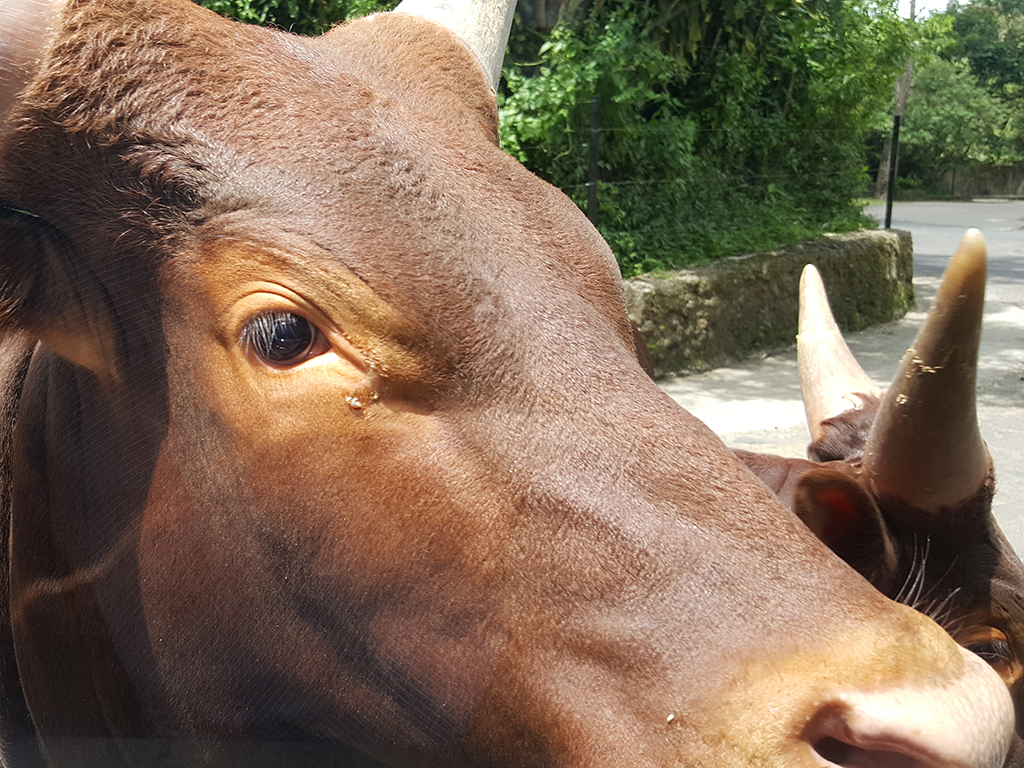
#> input picture images/ani1.jpg, 1024 x 768 px
$ python adaptive_threshold.py --image ../images/ani1.jpg
#> lines starting #> are read from the running program, lines starting #| are printed output that depends on the picture; after the words box and inside, x2 and y2 are one past the last pixel; in counts of white or black regions, pixels touching at a corner belong together
import argparse
import cv2
from matplotlib import pyplot as plt

if __name__ == "__main__" :
	# 명령행 인자 처리
	ap = argparse.ArgumentParser()
	ap.add_argument('-i', '--image', required = True, \
			help = 'Path to the input image')
	args = vars(ap.parse_args())

	filename = args['image']

	# OpenCV를 사용하여 영상 데이터 로딩
	image = cv2.imread(filename)
#> image is the input picture: shape (768, 1024, 3); mean B, G, R 87.3, 107.5, 128.3

	# 그레이스케일 영상으로 변환하고 노이즈 제거
	image = cv2.cvtColor(image, cv2.COLOR_BGR2GRAY)
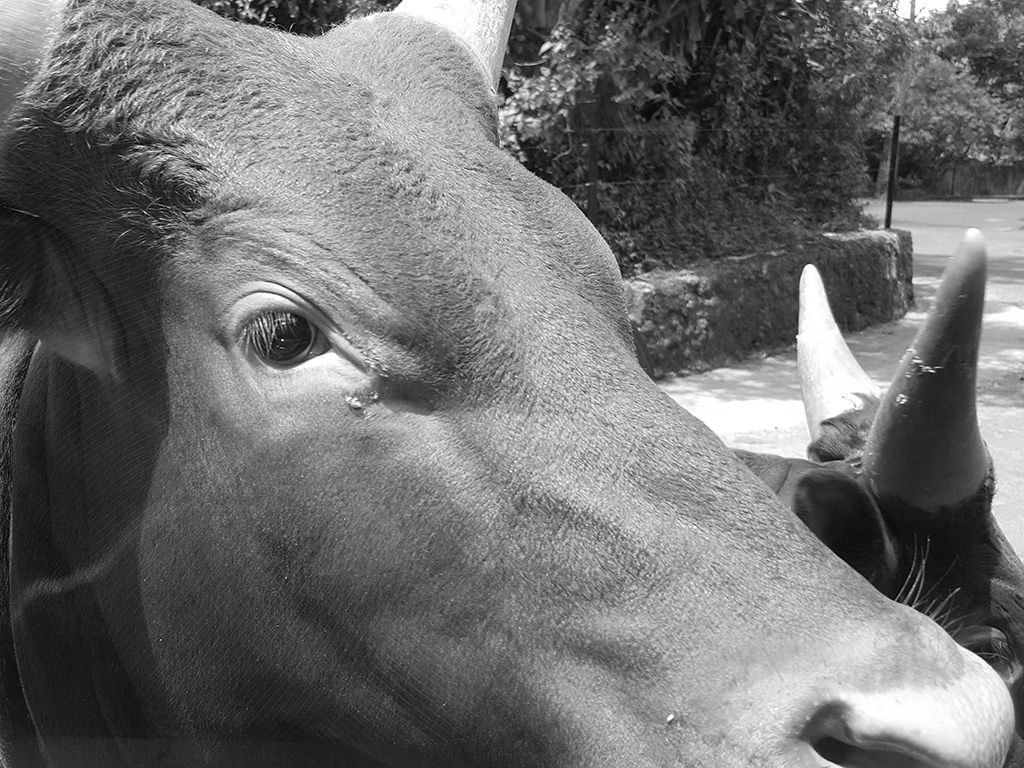
#> image: shape (768, 1024); min 0, max 255, mean 111.4
	image = cv2.medianBlur(image, 5)

	th, dst1 = cv2.threshold(image, 127, 255, \
	 cv2.THRESH_BINARY+cv2.THRESH_OTSU)
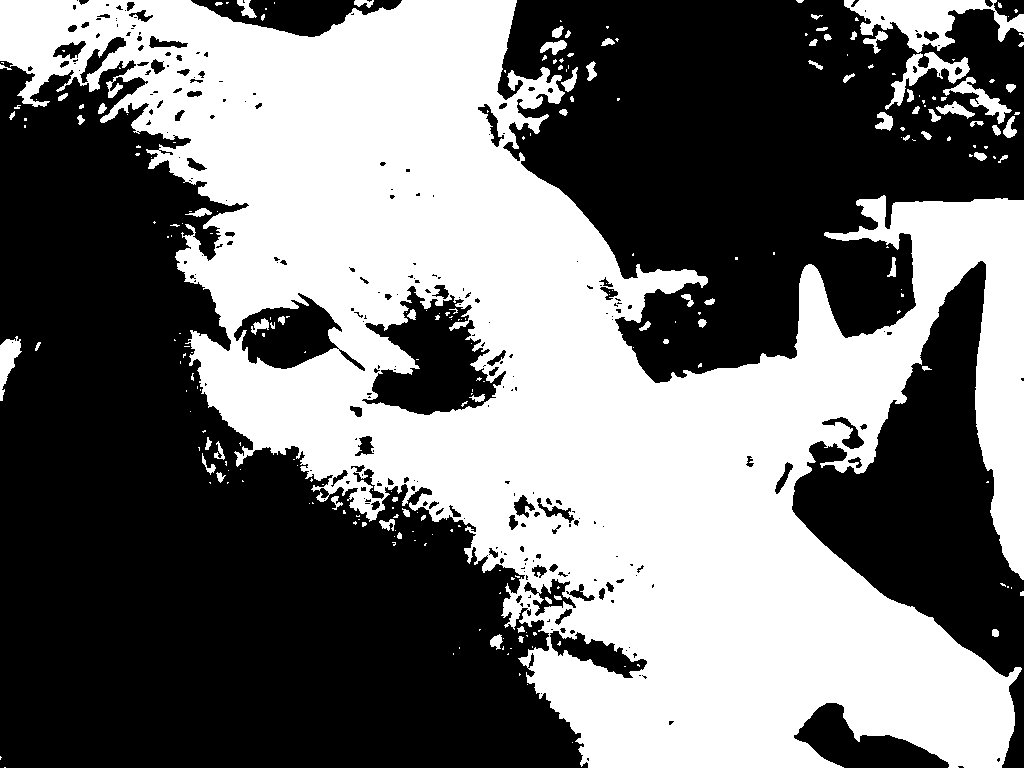
#> dst1: shape (768, 1024); 45.3% white; 250 white regions (175 under 20 px), largest, box (x1, y1, x2, y2) and area: (0, 0, 1024, 768) 343235, (844, 0, 1024, 53) 4309, (885, 52, 970, 110) 1304
#> th = 116
	dst2 = cv2.adaptiveThreshold(image, 255, \
		cv2.ADAPTIVE_THRESH_MEAN_C, cv2.THRESH_BINARY, 11, 2)
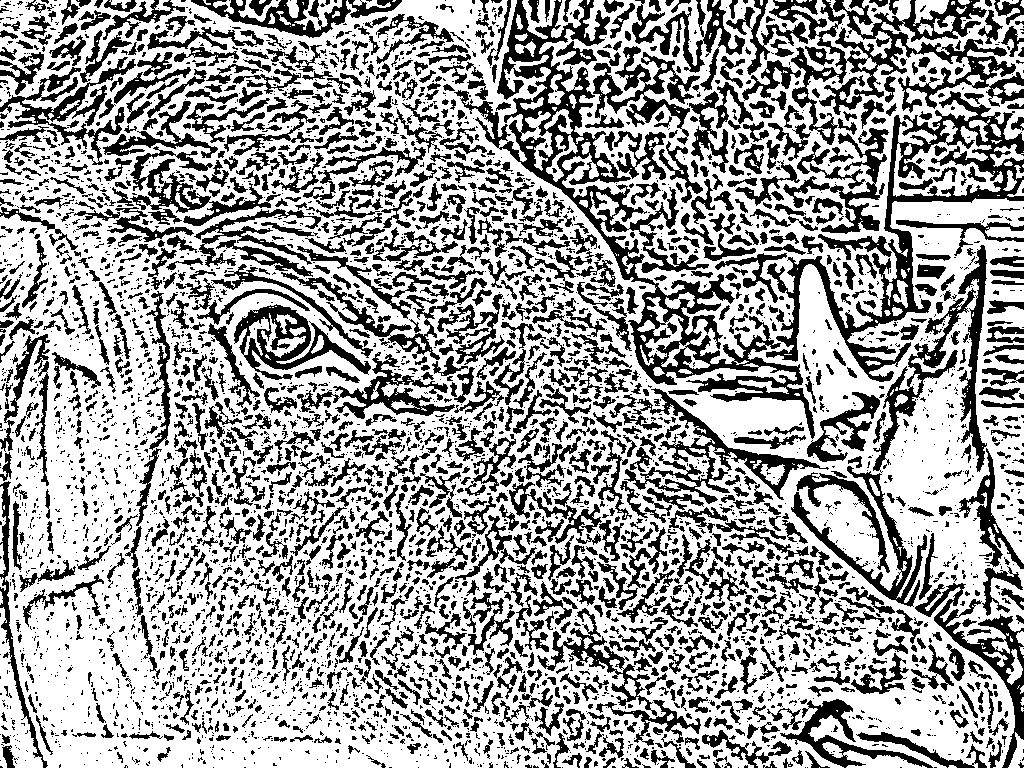
#> dst2: shape (768, 1024); 63.6% white; 4667 black regions (2998 under 20 px), largest, box (x1, y1, x2, y2) and area: (454, 0, 815, 439) 19755, (766, 91, 1024, 382) 11033, (769, 0, 1024, 145) 9859
	dst3 = cv2.adaptiveThreshold(image, 255, \
		cv2.ADAPTIVE_THRESH_GAUSSIAN_C, cv2.THRESH_BINARY, 11, 2)
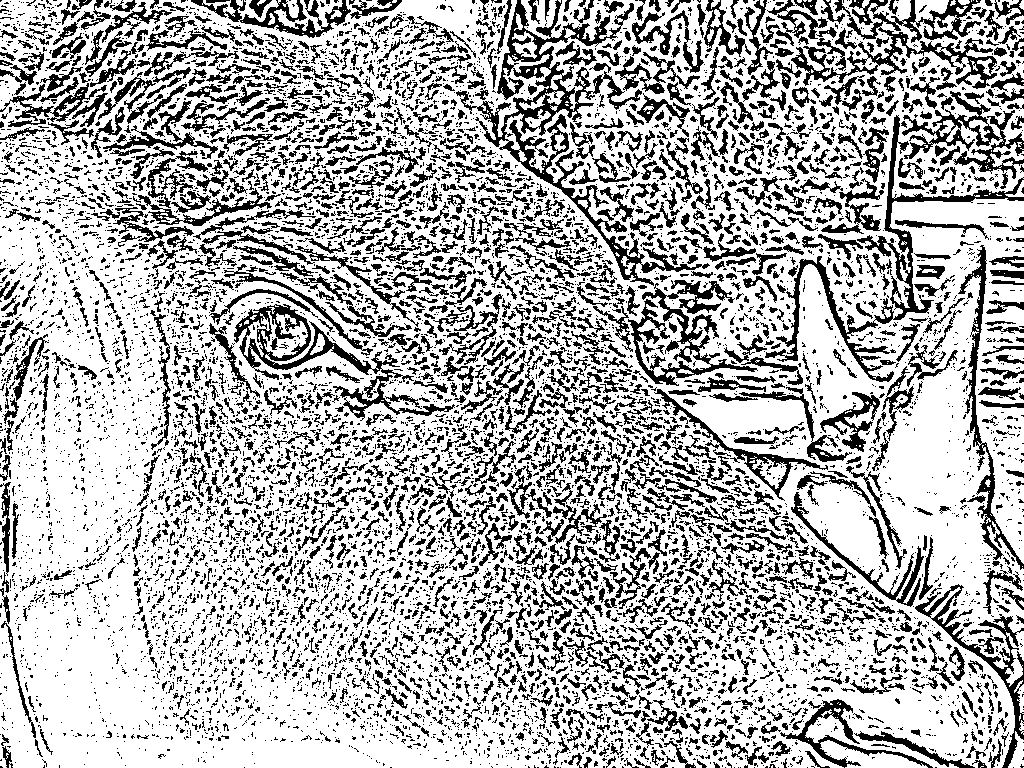
#> dst3: shape (768, 1024); 70.4% white; 9240 black regions (7096 under 20 px), largest, box (x1, y1, x2, y2) and area: (456, 0, 710, 286) 9158, (765, 115, 1024, 382) 5233, (791, 0, 997, 89) 4872

	titles = ['image', 'Global Thresh', 'Adaptive Mean Thresh', \
	 'Adaptive Gaussian Thresh']
	images = [image, dst1, dst2, dst3]

	for i in range(4):
		plt.subplot(2, 2, i+1), plt.imshow(images[i], 'gray')
		plt.title(titles[i])
		plt.xticks([]),plt.yticks([])

	plt.show()

$ run again, on images/ani3.jpg
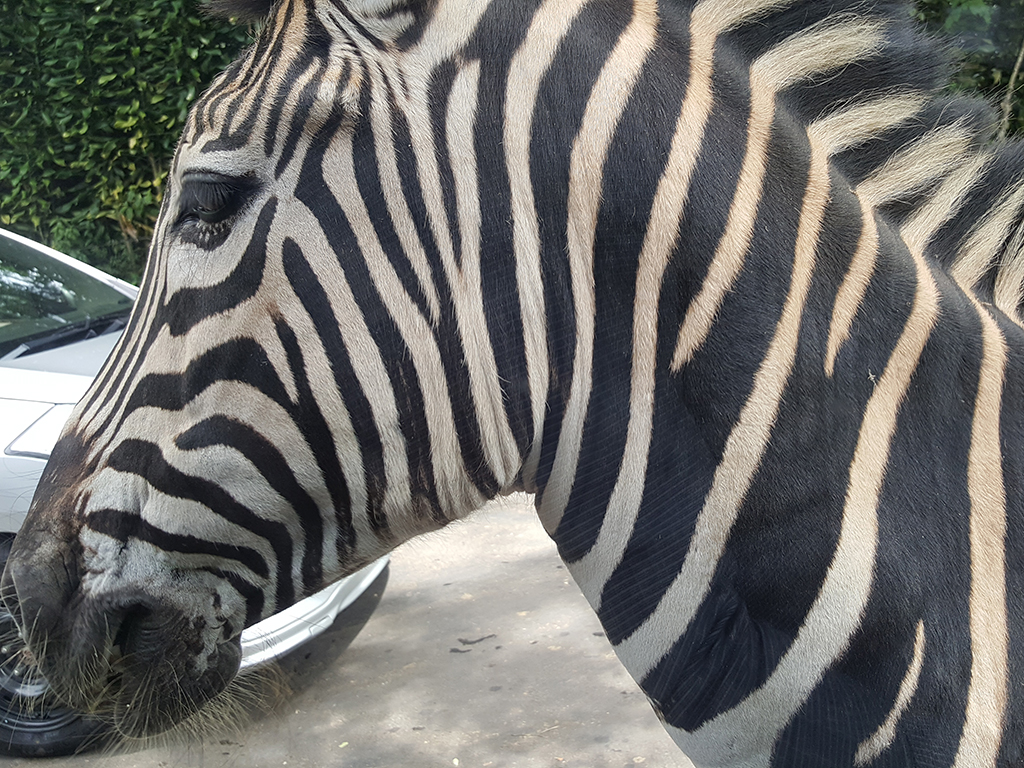
#> input picture images/ani3.jpg, 1024 x 768 px
#> image is the input picture: shape (768, 1024, 3); mean B, G, R 108.6, 111.4, 111.8
#> `th, dst1 = cv2.threshold(image, 127, 255, \ cv2.THRESH_BINARY+cv2.THRE..`:
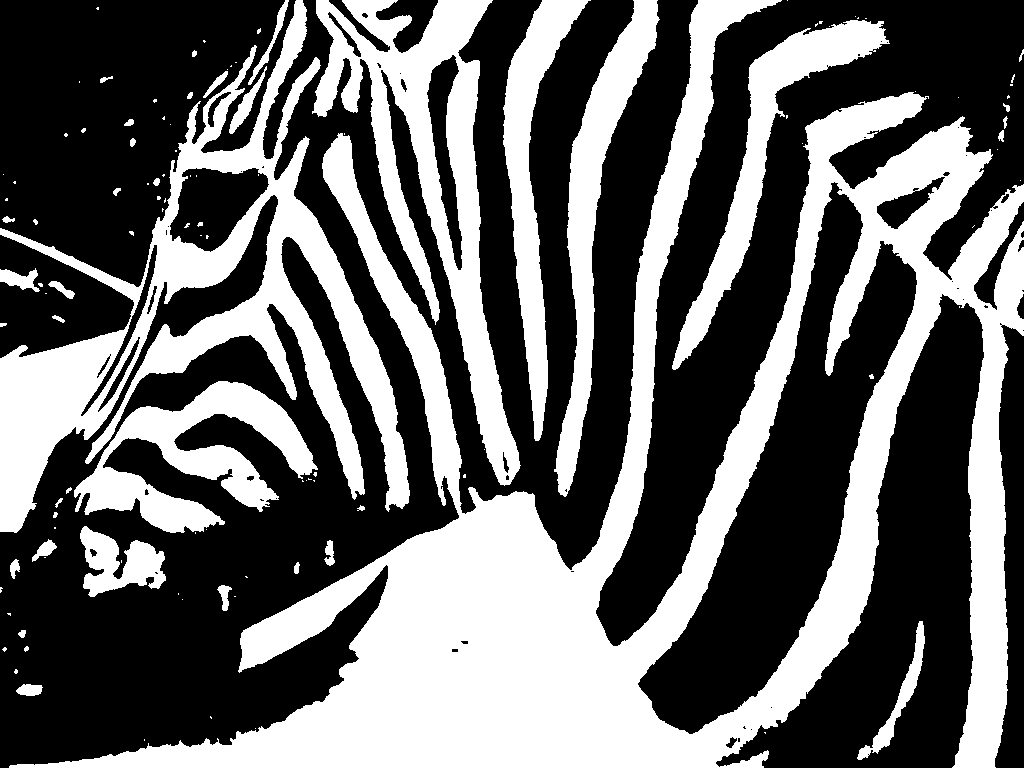
#> dst1: shape (768, 1024); 40.4% white; 116 white regions (74 under 20 px), largest, box (x1, y1, x2, y2) and area: (9, 0, 1024, 768) 177891, (0, 0, 410, 533) 50439, (312, 0, 521, 486) 28489
#> th = 122
#> dst2: shape (768, 1024); 61.2% white; 4550 black regions (3395 under 20 px), largest, box (x1, y1, x2, y2) and area: (4, 0, 939, 715) 114581, (0, 0, 255, 287) 23977, (613, 103, 972, 734) 19320
#> `dst3 = cv2.adaptiveThreshold(image, 255, \ cv2.ADAPTIVE_THRESH_GAUSSIA..`:
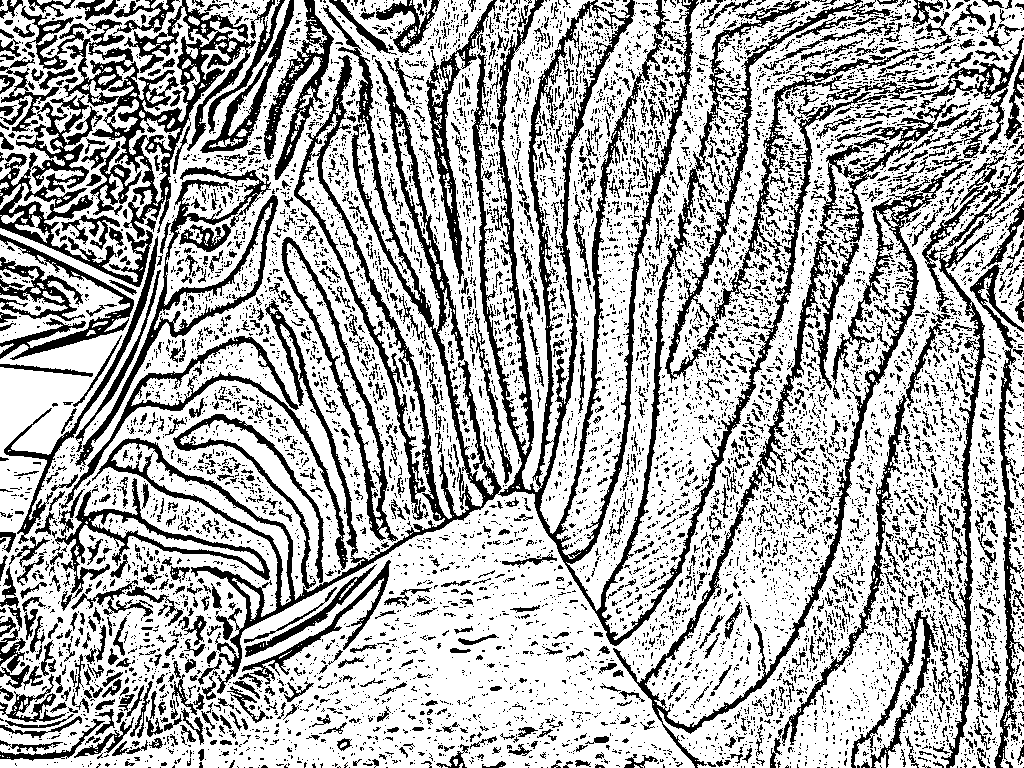
#> dst3: shape (768, 1024); 68.4% white; 9532 black regions (8310 under 20 px), largest, box (x1, y1, x2, y2) and area: (92, 0, 871, 694) 53672, (21, 0, 256, 239) 11659, (613, 160, 971, 768) 10777

$ run again, on images/cable_roi1.jpg
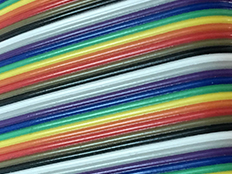
#> input picture images/cable_roi1.jpg, 232 x 174 px
#> image is the input picture: shape (174, 232, 3); mean B, G, R 119.7, 125.1, 120.9
#> `th, dst1 = cv2.threshold(image, 127, 255, \ cv2.THRESH_BINARY+cv2.THRE..`:
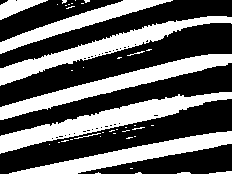
#> dst1: shape (174, 232); 39.4% white; 42 white regions (32 under 20 px), largest, box (x1, y1, x2, y2) and area: (0, 92, 232, 154) 3726, (0, 54, 232, 120) 3373, (0, 16, 232, 86) 3151
#> th = 131
#> dst2: shape (174, 232); 50.2% white; 95 black regions (76 under 20 px), largest, box (x1, y1, x2, y2) and area: (0, 69, 232, 135) 3003, (0, 1, 232, 68) 2927, (0, 23, 232, 94) 2561
#> `dst3 = cv2.adaptiveThreshold(image, 255, \ cv2.ADAPTIVE_THRESH_GAUSSIA..`:
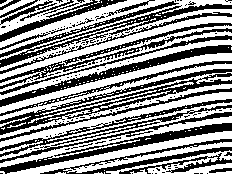
#> dst3: shape (174, 232); 55.3% white; 147 black regions (122 under 20 px), largest, box (x1, y1, x2, y2) and area: (0, 1, 232, 74) 2632, (0, 69, 232, 135) 2444, (0, 45, 232, 107) 1745
